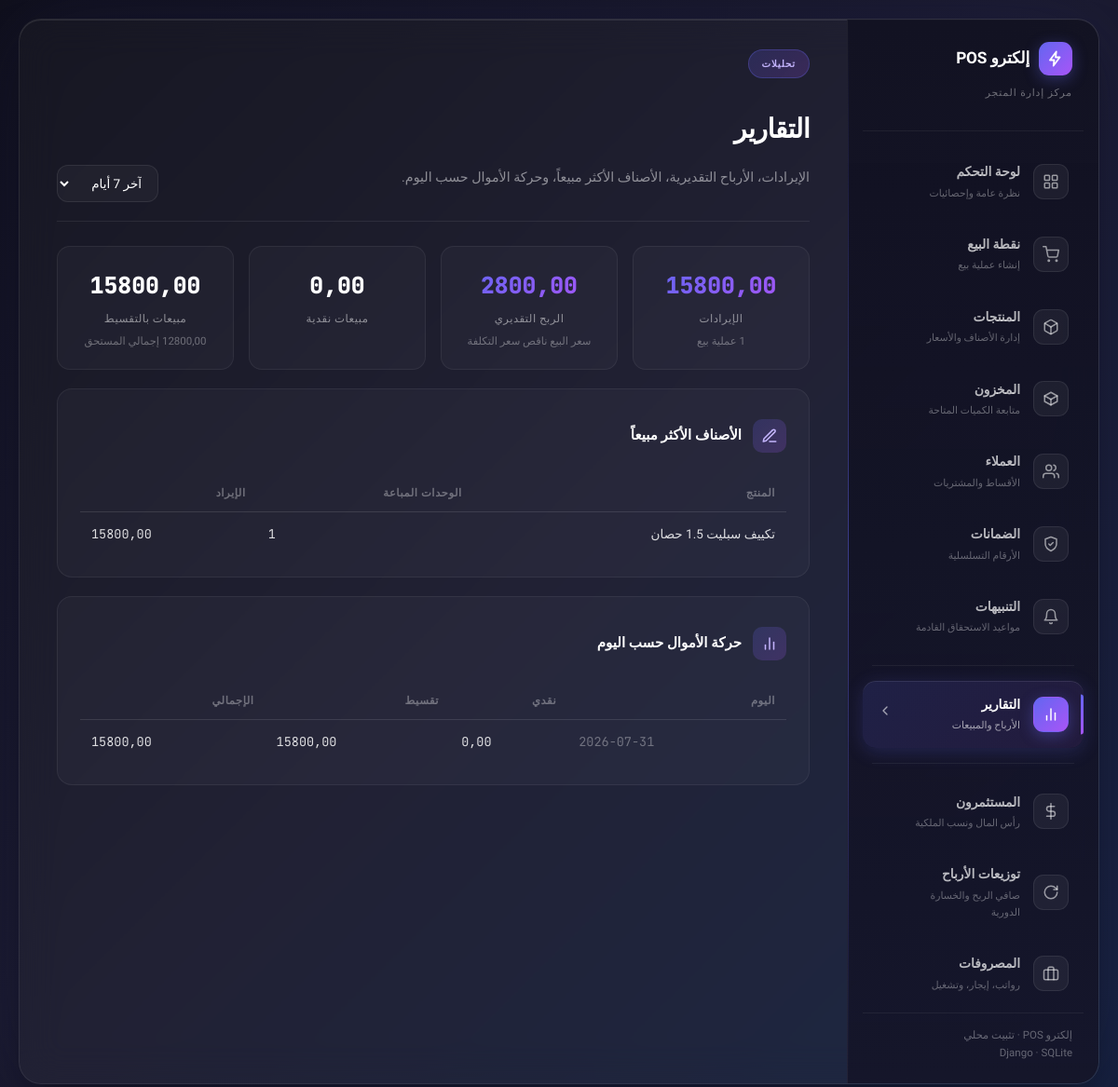
Page /manage/reports/ on the committed database.
### pos/models.py (models this page shows, shortened)
class SaleItem(models.Model):
    sale = models.ForeignKey(Sale, on_delete=models.CASCADE, related_name="items")
    product = models.ForeignKey(Product, null=True, on_delete=models.SET_NULL, related_name="+")
    product_name = models.CharField(max_length=200)
    unit_price = models.DecimalField(max_digits=12, decimal_places=2)
    unit_cost = models.DecimalField(max_digits=12, decimal_places=2, default=0)
    quantity = models.IntegerField()
    line_total = models.DecimalField(max_digits=12, decimal_places=2)
    serial_number = models.CharField(max_length=120, blank=True, default="")
    warranty_months = models.IntegerField(default=0)

### pos/views.py (the view)
# urls.py: path("manage/reports/", views.reports, name="reports"),
def reports(request):
    range_days = int(request.GET.get("days", 7))
    since = timezone.now() - timezone.timedelta(days=range_days)
    sales_qs = Sale.objects.filter(sale_date__gte=since)
    sales_count = sales_qs.count()
    total_revenue = sales_qs.aggregate(t=Sum("total"))["t"] or Decimal("0")
    total_cash = sales_qs.filter(payment_method="cash").aggregate(t=Sum("total"))["t"] or Decimal("0")
    total_installment = sales_qs.filter(payment_method="installment").aggregate(t=Sum("total"))["t"] or Decimal("0")
    items_qs = SaleItem.objects.filter(sale__sale_date__gte=since)
    total_profit = Decimal("0")
    for item in items_qs:
        total_profit += (item.unit_price - item.unit_cost) * item.quantity
    best_sellers = (
        items_qs.values("product_name")
        .annotate(units_sold=Sum("quantity"), revenue=Sum("line_total"))
        .order_by("-units_sold")[:10]
    )
    by_day = {}
    for s in sales_qs:
        day = timezone.localtime(s.sale_date).strftime("%Y-%m-%d")
        entry = by_day.setdefault(day, {"day": day, "revenue": Decimal("0"), "cash": Decimal("0"), "installment": Decimal("0")})
        entry["revenue"] += s.total
        if s.payment_method == "cash":
            entry["cash"] += s.total
        else:
            entry["installment"] += s.total
    money_by_day = sorted(by_day.values(), key=lambda d: d["day"])
    outstanding_total = InstallmentPlan.objects.filter(status="active").aggregate(
        r=Sum("remaining_amount")
    )["r"] or Decimal("0")
    return render(request, "pos/reports.html", {
        "range_days": range_days,
        "total_revenue": total_revenue,
        "total_cash": total_cash,
        "total_installment": total_installment,
        "total_profit": total_profit,
        "best_sellers": best_sellers,
        "money_by_day": money_by_day,
        "outstanding_total": outstanding_total,
        "sales_count": sales_count,
    })

### pos/context_processors.py (called while the page is built)
def installment_alerts(request):
    try:
        from .models import InstallmentPlan, Investor
        cutoff = timezone.now() + timezone.timedelta(days=5)
        installment_count = InstallmentPlan.objects.filter(
            status=InstallmentPlan.ACTIVE,
            next_due_date__isnull=False,
            next_due_date__lte=cutoff,
        ).count()
        investor_count = sum(
            1 for inv in Investor.objects.filter(status=Investor.ACTIVE, dividends_due__gt=0)
            if inv.days_until_dividend_due is not None and inv.days_until_dividend_due <= 5
        )
        count = installment_count + investor_count
    except Exception:
        count = 0
    return {"nav_alerts_count": count}

### pos/templates/pos/reports.html (shortened to what this page needs)
{% extends "pos/base.html" %}
{% block content %}
<div class="panel-header">
  <div>
    <span class="panel-badge">تحليلات</span>
    <h1 class="panel-title">التقارير</h1>
    <p class="panel-description">الإيرادات، الأرباح التقديرية، الأصناف الأكثر مبيعاً، وحركة الأموال حسب اليوم.</p>
  </div>
  <form method="get">
    <select name="days" onchange="this.form.submit()">
      <option value="7" {% if range_days == 7 %}selected{% endif %}>آخر 7 أيام</option>
    </select>
  </form>
</div>
<div class="panel-content">
  <div class="stats-grid">
    <div class="stat-item">
      <div class="stat-value">{{ total_revenue|floatformat:2 }}</div>
      <div class="stat-label">الإيرادات</div>
      <div class="stat-sub">{{ sales_count }} عملية بيع</div>
    </div>
    <div class="stat-item">
      <div class="stat-value">{{ total_profit|floatformat:2 }}</div>
      <div class="stat-label">الربح التقديري</div>
      <div class="stat-sub">سعر البيع ناقص سعر التكلفة</div>
    </div>
    <div class="stat-item">
      <div class="stat-value plain">{{ total_cash|floatformat:2 }}</div>
      <div class="stat-label">مبيعات نقدية</div>
    </div>
    <div class="stat-item">
      <div class="stat-value plain">{{ total_installment|floatformat:2 }}</div>
      <div class="stat-label">مبيعات بالتقسيط</div>
      <div class="stat-sub">{{ outstanding_total|floatformat:2 }} إجمالي المستحق</div>
    </div>
  </div>
  <div class="content-card">
    <div class="card-header">
      <div class="card-icon">
        <svg viewBox="0 0 24 24" fill="none" stroke="currentColor" stroke-width="2" stroke-linecap="round" stroke-linejoin="round">
          <path d="M12 20h9"></path><path d="M16.5 3.5a2.121 2.121 0 0 1 3 3L7 19l-4 1 1-4L16.5 3.5z"></path>
        </svg>
      </div>
      <h3 class="card-title">الأصناف الأكثر مبيعاً</h3>
    </div>
    {% if best_sellers %}
    <table>
      <thead><tr><th>المنتج</th><th>الوحدات المباعة</th><th>الإيراد</th></tr></thead>
      <tbody>
        {% for b in best_sellers %}
        <tr>
          <td>{{ b.product_name }}</td>
          <td class="mono">{{ b.units_sold }}</td>
          <td class="mono">{{ b.revenue|floatformat:2 }}</td>
        </tr>
        {% endfor %}
      </tbody>
    </table>
    {% else %}
    <div class="empty">لا توجد مبيعات في هذه الفترة بعد.</div>
    {% endif %}
  </div>
  <div class="content-card">
    <div class="card-header">
      <div class="card-icon">
        <svg viewBox="0 0 24 24" fill="none" stroke="currentColor" stroke-width="2" stroke-linecap="round" stroke-linejoin="round">
          <line x1="18" y1="20" x2="18" y2="10"></line><line x1="12" y1="20" x2="12" y2="4"></line><line x1="6" y1="20" x2="6" y2="14"></line>
        </svg>
      </div>
      <h3 class="card-title">حركة الأموال حسب اليوم</h3>
    </div>
    {% if money_by_day %}
    <table>
      <thead><tr><th>اليوم</th><th>نقدي</th><th>تقسيط</th><th>الإجمالي</th></tr></thead>
      <tbody>
        {% for d in money_by_day %}
        <tr>
          <td class="mono" style="color:var(--text-faint);">{{ d.day }}</td>
          <td class="mono">{{ d.cash|floatformat:2 }}</td>
          <td class="mono">{{ d.installment|floatformat:2 }}</td>
          <td class="mono">{{ d.revenue|floatformat:2 }}</td>
        </tr>
        {% endfor %}
      </tbody>
    </table>
    {% else %}
    <div class="empty">لا توجد مبيعات في هذه الفترة بعد.</div>
    {% endif %}
  </div>
</div>
{% endblock %}

### pos/static/pos/css/style.css (style rules this page uses)
:root { --bg-1: #0f0f1a; --bg-2: #1a1a2e; --bg-3: #16213e; --surface: rgba(255, 255, 255, 0.03); --surface-hover: rgba(255, 255, 255, 0.05); --border: rgba(255, 255, 255, 0.08); --border-soft: rgba(255, 255, 255, 0.06); --text: #ffffff; --text-dim: rgba(255, 255, 255, 0.55); --text-faint: rgba(255, 255, 255, 0.35); --accent-1: #6366f1; --accent-2: #a855f7; --accent-grad: linear-gradient(135deg, #6366f1 0%, #a855f7 100%); --accent-glow: rgba(99, 102, 241, 0.35); --good: #34d399; --good-bg: rgba(52, 211, 153, 0.14); --bad: #f87171; --bad-bg: rgba(248, 113, 113, 0.14); --info: #38bdf8; --info-bg: rgba(56, 189, 248, 0.14); --radius: 16px; --radius-sm: 12px; --font-body: "Tajawal", "Inter", sans-serif; --font-mono: "JetBrains Mono", ui-monospace, monospace; }
* { box-sizing: border-box; }
html, body { margin: 0; padding: 0; min-height: 100vh; background: linear-gradient(135deg, var(--bg-1) 0%, var(--bg-2) 50%, var(--bg-3) 100%); color: var(--text); font-family: var(--font-body); font-size: 15px; line-height: 1.7; }
.mono { font-family: var(--font-mono); font-variant-numeric: tabular-nums; direction: ltr; unicode-bidi: isolate; }
.panel-header { margin-bottom: 26px; padding-bottom: 20px; border-bottom: 1px solid rgba(255, 255, 255, 0.08); display: flex; align-items: flex-end; justify-content: space-between; gap: 16px; flex-wrap: wrap; }
.panel-badge { display: inline-block; padding: 6px 14px; background: linear-gradient(135deg, rgba(99, 102, 241, 0.2) 0%, rgba(168, 85, 247, 0.2) 100%); border: 1px solid rgba(99, 102, 241, 0.3); border-radius: 20px; color: #c4b5fd; font-size: 0.68rem; font-weight: 700; text-transform: uppercase; letter-spacing: 0.08em; margin-bottom: 12px; }
.panel-title { color: #fff; font-size: 1.9rem; font-weight: 800; letter-spacing: -0.02em; margin-bottom: 6px; }
.panel-description { color: rgba(255, 255, 255, 0.5); font-size: 0.95rem; line-height: 1.7; max-width: 640px; }
.panel-content { display: grid; gap: 20px; }
.content-card { background: rgba(255, 255, 255, 0.03); border: 1px solid rgba(255, 255, 255, 0.06); border-radius: var(--radius); padding: 22px 24px; transition: all 0.35s ease; }
.content-card + .content-card { margin-top: 0; }
.card-header { display: flex; align-items: center; gap: 12px; margin-bottom: 14px; }
.card-icon { width: 36px; height: 36px; flex-shrink: 0; display: flex; align-items: center; justify-content: center; background: linear-gradient(135deg, rgba(99, 102, 241, 0.2) 0%, rgba(168, 85, 247, 0.2) 100%); border-radius: 10px; }
.card-icon svg { width: 18px; height: 18px; stroke: #c4b5fd; }
.card-title { color: #fff; font-size: 1rem; font-weight: 700; }
.stats-grid { display: grid; grid-template-columns: repeat(4, 1fr); gap: 16px; }
.stat-item { background: rgba(255, 255, 255, 0.03); border: 1px solid rgba(255, 255, 255, 0.06); border-radius: 14px; padding: 20px; text-align: center; transition: all 0.35s ease; }
.stat-value { color: #fff; font-size: 1.65rem; font-weight: 800; background: var(--accent-grad); -webkit-background-clip: text; -webkit-text-fill-color: transparent; background-clip: text; font-family: var(--font-mono); direction: ltr; unicode-bidi: isolate; }
.stat-value.plain { -webkit-text-fill-color: #fff; background: none; }
.stat-label { color: rgba(255, 255, 255, 0.5); font-size: 0.78rem; margin-top: 6px; text-transform: uppercase; letter-spacing: 0.04em; }
.stat-sub { color: var(--text-faint); font-size: 11.5px; margin-top: 4px; }
table { width: 100%; border-collapse: collapse; }
th { text-align: start; font-size: 11.5px; text-transform: uppercase; letter-spacing: 0.05em; color: var(--text-faint); padding: 10px 12px; border-bottom: 1px solid var(--border-soft); font-weight: 700; }
td { padding: 12px; border-bottom: 1px solid var(--border-soft); font-size: 13.5px; color: rgba(255,255,255,0.85); }
tr:last-child td { border-bottom: none; }
input, select, textarea { width: 100%; background: rgba(255,255,255,0.04); border: 1px solid var(--border); color: var(--text); padding: 10px 13px; border-radius: var(--radius-sm); font-family: var(--font-body); font-size: 13.5px; outline: none; transition: border-color 0.2s ease; }
select { cursor: pointer; }
option { background-color: #1b2035; color: var(--text); padding: 8px; }

### rows in the picture
SaleItem: product_name "تكييف سبليت 1.5 حصان", units_sold "1", revenue "15800,00"

### other values in the picture
{{ total_revenue|floatformat:2 }} "15800,00"
{{ total_profit|floatformat:2 }} "2800,00"
{{ total_cash|floatformat:2 }} "0,00"
{{ total_installment|floatformat:2 }} "15800,00"
{{ d.day }} "2026-07-31"
{{ d.cash|floatformat:2 }} "0,00"
{{ d.installment|floatformat:2 }} "15800,00"
{{ d.revenue|floatformat:2 }} "15800,00"
